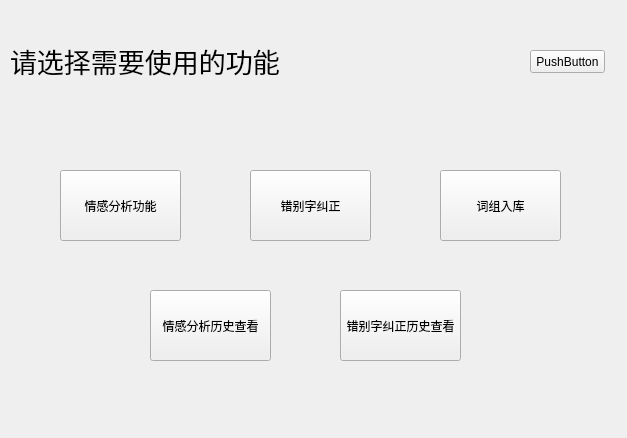
<?xml version="1.0" encoding="UTF-8"?>
<ui version="4.0">
 <class>MainWindow</class>
 <widget class="QMainWindow" name="MainWindow">
  <property name="geometry">
   <rect>
    <x>0</x>
    <y>0</y>
    <width>627</width>
    <height>438</height>
   </rect>
  </property>
  <property name="windowTitle">
   <string>MainWindow</string>
  </property>
  <widget class="QWidget" name="centralwidget">
   <widget class="QPushButton" name="pushButton">
    <property name="geometry">
     <rect>
      <x>60</x>
      <y>170</y>
      <width>121</width>
      <height>71</height>
     </rect>
    </property>
    <property name="text">
     <string>情感分析功能</string>
    </property>
   </widget>
   <widget class="QPushButton" name="pushButton_2">
    <property name="geometry">
     <rect>
      <x>250</x>
      <y>170</y>
      <width>121</width>
      <height>71</height>
     </rect>
    </property>
    <property name="text">
     <string>错别字纠正</string>
    </property>
   </widget>
   <widget class="QPushButton" name="pushButton_3">
    <property name="geometry">
     <rect>
      <x>440</x>
      <y>170</y>
      <width>121</width>
      <height>71</height>
     </rect>
    </property>
    <property name="mouseTracking">
     <bool>false</bool>
    </property>
    <property name="text">
     <string>词组入库</string>
    </property>
   </widget>
   <widget class="QLabel" name="label">
    <property name="geometry">
     <rect>
      <x>10</x>
      <y>40</y>
      <width>331</width>
      <height>41</height>
     </rect>
    </property>
    <property name="font">
     <font>
      <family>Agency FB</family>
      <pointsize>20</pointsize>
     </font>
    </property>
    <property name="text">
     <string>请选择需要使用的功能</string>
    </property>
   </widget>
   <widget class="QPushButton" name="Close_Button">
    <property name="geometry">
     <rect>
      <x>530</x>
      <y>50</y>
      <width>75</width>
      <height>23</height>
     </rect>
    </property>
    <property name="text">
     <string>PushButton</string>
    </property>
   </widget>
   <widget class="QPushButton" name="pushButton_4">
    <property name="geometry">
     <rect>
      <x>150</x>
      <y>290</y>
      <width>121</width>
      <height>71</height>
     </rect>
    </property>
    <property name="text">
     <string>情感分析历史查看</string>
    </property>
   </widget>
   <widget class="QPushButton" name="pushButton_5">
    <property name="geometry">
     <rect>
      <x>340</x>
      <y>290</y>
      <width>121</width>
      <height>71</height>
     </rect>
    </property>
    <property name="text">
     <string>错别字纠正历史查看</string>
    </property>
   </widget>
   <zorder>pushButton_2</zorder>
   <zorder>pushButton_3</zorder>
   <zorder>label</zorder>
   <zorder>pushButton</zorder>
   <zorder>Close_Button</zorder>
   <zorder>pushButton_4</zorder>
   <zorder>pushButton_5</zorder>
  </widget>
 </widget>
 <resources/>
 <connections/>
</ui>
